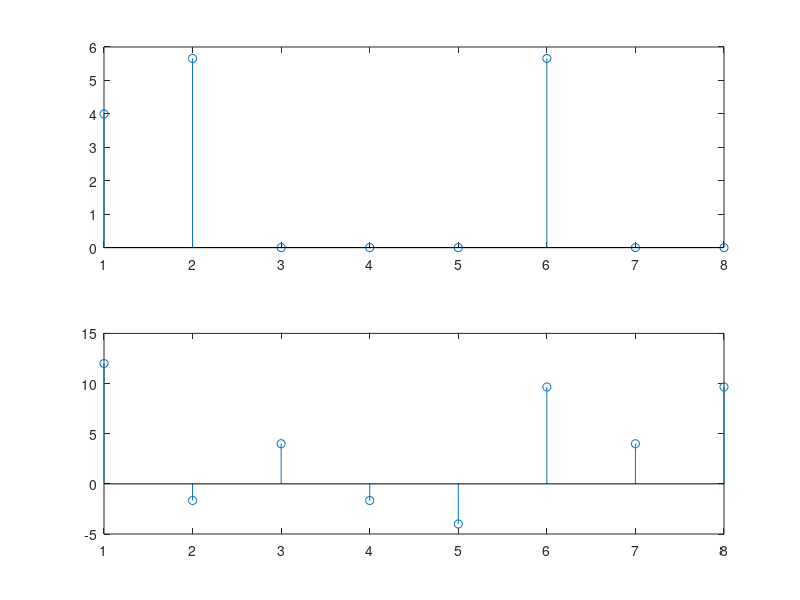

Write the MATLAB code that produced this figure.
xn = [1 1 1 1 2 2 2 2];
N = length(xn);

xn = bitrevorder(xn);
W = exp(-2j*pi/N * (0:N/2-1)); %twiddle factor

% Butterfly operation
for s = 2:log2(N)+1
    m = 2^s; % Number of points in this stage
    m_2 = m/2; % Number of butterflies in this stage
    for k = 0:m_2-1
        for j = 0:N/m-1
            % Calculate the indices of the butterfly inputs
            index1 = j*m + k + 1;
            index2 = j*m + k + m_2 + 1;
            % Calculate the butterfly output using twiddle factors
            temp = xn(index2) * W(mod(k*N/m_2, N/2) + 1);
            xn(index2) = xn(index1) - temp;
            xn(index1) = xn(index1) + temp;
        end
    end
end

% Display the DFT coefficients
subplot(2, 1, 1)
stem(abs(xn));
subplot(2, 1,2)
stem(fft2(xn));
